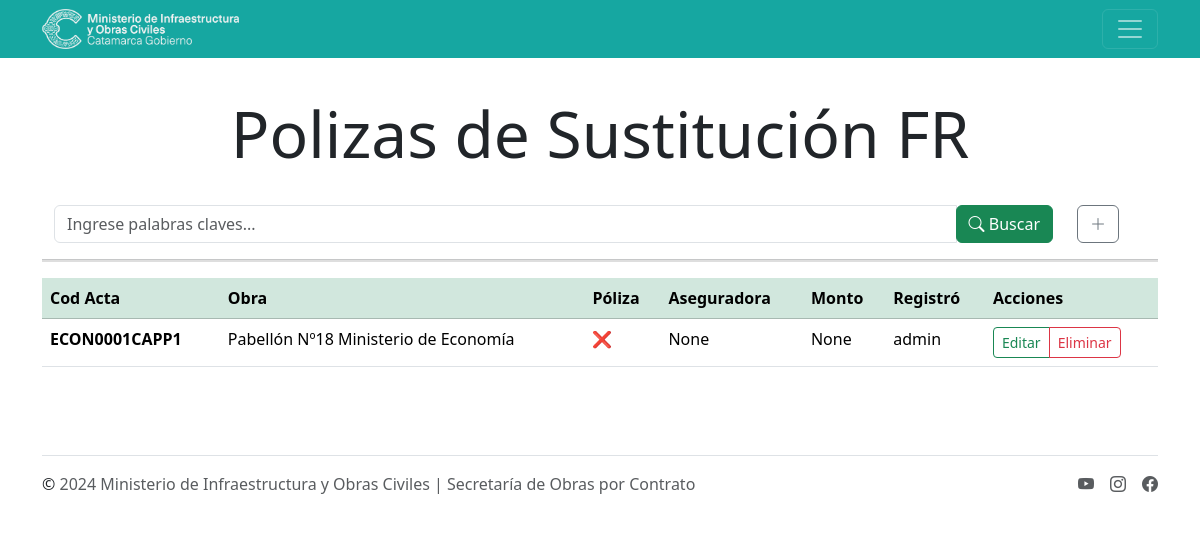
The app's page /soc/aseguradora/poliza/ (signed in) with its own data.
### mioc/models.py (models this page shows, shortened)
class Polizas(models.Model):
    codPol = models.CharField(
        max_length=200, verbose_name='Cod. Poliza', editable=False, unique=True, null=True)
    obra = models.ForeignKey(
        Obras, on_delete=models.CASCADE, verbose_name='Obra')
    tiene_poliza = models.BooleanField(
        null=True, blank=True, verbose_name='Presenta póliza de sustitución?')
    acta_fondo_reparo = models.CharField(
        max_length=30, blank=True, null=True, verbose_name='Póliza de sustitución Fondo de Reparo')
    poliza_sustitucion = models.IntegerField(
        null=True, blank=True, verbose_name='N° Póliza Fondo de Reparo')
    empresa_poliza = models.ForeignKey(
        EmpresaPoliza, on_delete=models.CASCADE, blank=True, null=True, verbose_name='Empresa aseguradora')
    monto_asegurado = models.FloatField(
        null=True, blank=True, verbose_name='Monto asegurado')
    orden = models.PositiveIntegerField(verbose_name='Nro Orden', default=1)
    obervacion = models.TextField(
        null=True, blank=True, verbose_name='Observación')
    user = models.ForeignKey(
        User, on_delete=models.CASCADE, verbose_name='Creada por',)
    class Meta:
        verbose_name = 'Poliza'
        verbose_name_plural = 'Polizas'
        ordering = ['obra']

class Obras(models.Model):
    id = models.BigAutoField(
        auto_created=True, primary_key=True, serialize=False, verbose_name='ID')
    expedientes = models.CharField(max_length=30, verbose_name='Expediente')
    codObra = models.CharField(
        max_length=200, verbose_name='Cod. Obra', editable=False, blank=True, null=True)
    institucion = models.ForeignKey(
        Instituciones, on_delete=models.CASCADE, verbose_name='Institución')
    inspector = models.ForeignKey(
        Inspectores, on_delete=models.CASCADE, verbose_name='Inspector')
    empresa = models.ForeignKey(
        Empresas, on_delete=models.CASCADE, verbose_name='Empresa', blank=True, null=True)
    inicio = models.DateField(verbose_name='Fecha de inicio')
    uvi = models.ForeignKey(Uvis, on_delete=models.CASCADE,
                            verbose_name='Uvi', editable=False, blank=True, null=True)
    plazo = models.IntegerField(verbose_name='Plazo Contractual (días)')
    vencimiento_contractual = models.DateField(
        verbose_name='Vencimiento Contractual', blank=True, null=True)
    nombre_obra = models.CharField(
        max_length=250, verbose_name='Carátula Obra', null=True, blank=True)
    monto_contrato = models.FloatField(
        verbose_name='Monto de contrato ($)', blank=True, null=True)
    fecha_cotrato = models.DateField(
        verbose_name='Fecha de contrato', blank=True, null=True)
    monto_uvi = models.FloatField(
        verbose_name='Monto de contrato (UVIS)', blank=True, null=True)
    valor_uvi_contrato = models.FloatField(
        verbose_name='Valor UVI contrato', blank=True, null=True)
    class Meta:
        verbose_name = 'Obra'
        verbose_name_plural = 'Obras'
        ordering = ['institucion']

class Instituciones(models.Model):
    id = models.BigAutoField(
        auto_created=True, primary_key=True, serialize=False, verbose_name='ID')
    name = models.CharField(max_length=200, verbose_name='Institución')
    clase = models.ForeignKey(
        Clases, on_delete=models.CASCADE, verbose_name='Tipo de Institución')
    location = models.ForeignKey(
        Location, on_delete=models.CASCADE, verbose_name='Ubicación')
    geometry = models.CharField(
        max_length=150, blank=True, null=True, verbose_name='Georeferencia')
    class Meta:
        verbose_name = 'Institución'
        verbose_name_plural = 'Instituciones'
        ordering = ['name']

### mioc/views.py (the view, shortened to what this page needs)
# urls.py: path('aseguradora/poliza/',login_required(views.lista_poliza), name='poliza'),
def lista_poliza(request):
    poliza = Polizas.objects.all()
    page = request.GET.get('page',1)
    try:
        paginator = Paginator(poliza,5)
        poliza = paginator.page(page)
    except:
        raise Http404
    queryset = request.GET.get('buscar')
    return render(request, 'poliza_lista.html', {'entity': poliza, 'paginator':paginator})

### mioc/templates/poliza_lista.html (shortened to what this page needs)
{% extends 'layouts/base.html' %}
{% block content %}
{% load static %}
<main class="container py-5">
    <h1 class="display-3 text-center fw-medium">Polizas de Sustitución FR</h1>
    <br>
    <div class="container">
        <div class="row flex-fill">
            <div class="col-md-11 search">
                <form method="get">
                    <div id="custom-search-input">
                        <div class="input-group col-md-12">
                            <input type="text" class="form-control" placeholder="Ingrese palabras claves..." name="buscar"
                                value="{{ request.GET.buscar }}">
                            <span class="input-group-list">
                                <button type="submit" class="btn btn-success">
                                    <i class="bi bi-search"></i> Buscar
                                </button>
                            </span>
                        </div>
                    </div>
                </form>
            </div>
            <div class="col-1">
                <a href="{% url 'nueva_poliza' %}" type="" class="btn btn-outline-secondary">
                    <i class="bi bi-plus-lg"></i>
                </a>
            </div>
        </div>
    </div>
    <hr size="5" color="grey" noshade>
    <div class="table-responsive">
        <table class="table table-hover">
            <thead class="table-success">
                <th>Cod Acta</th>
                <th>Obra</th>
                <th>Póliza</th>
                <th>Aseguradora</th>
                <th>Monto</th>
                <th>Registró</th>
                <th>Acciones</th>
            </thead>
            <tbody>
                {% for x in entity %}
                <tr></td>
                    <td class="fw-semibold">{{x.codPol}}</td>
                    <td>{{x.obra.institucion.name}}</td>
                    <td>{% if x.tiene_poliza == null %}⚠️{% elif x.tiene_poliza == True %}✅{% else %}❌{% endif %}</td>
                    <td>{{x.empresa_poliza}}</td>
                    <td>{{x.monto_asegurado}}</td>
                    <td>{{x.user}}</td>
                    <td>
                        <div class="btn-group btn-group-sm" role="group" aria-label="Basic mixed styles example">
                            <a type="button" class="btn btn-outline-success" href="{% url 'editar_poliza' x.id %}">Editar</a>
                            {% if perms.mioc.view_empresapoliza %}
                            <a type="button" class="btn btn-outline-danger"
                                href="{% url 'eliminar_poliza' x.id %}">Eliminar</a>
                            {% endif %}
                        </div>
                    </td>
                </tr>
                {% endfor %}
            </tbody>
        </table>
    </div>
</main>
{% endblock %}

### records on screen
Polizas: codPol "ECON0001CAPP1", obra.institucion.name "Pabellón Nº18 Ministerio de Economía", empresa_poliza "None", monto_asegurado "None", user "admin"
